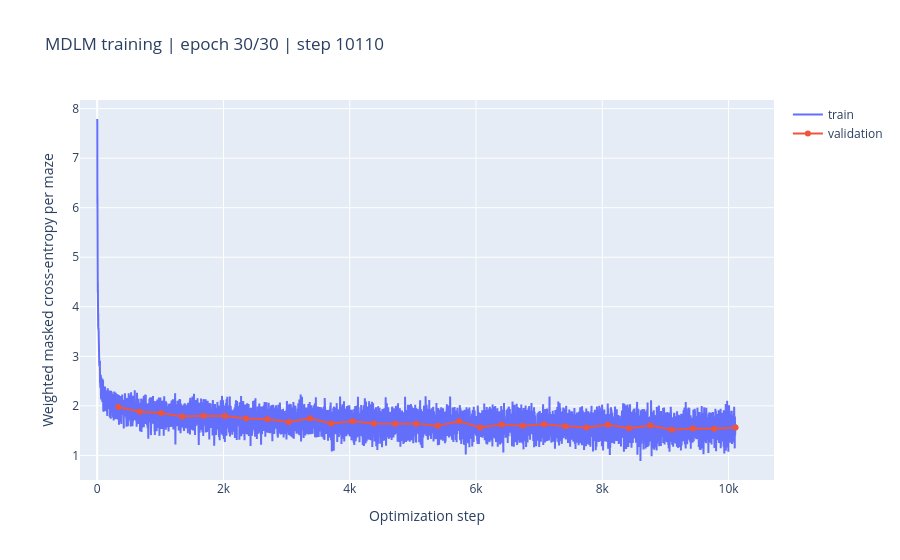

The cell this chart's notebook holds for it:
### Markdown cell above
## 4. MDLM Training

Sample a discrete timestep and mask pixels independently using its retention probability. The network predicts `p_theta(x_0 | z_t)` at every pixel. The absorbing-state SUBS parameterization reduces the discrete-time variational objective to a weighted masked cross-entropy: only masked locations contribute, weighted by the probability that a masked location is revealed in the reverse transition,

`(alpha_{t-1} - alpha_t) / (1 - alpha_t)`.

The loss below averages the timestep terms by sampling `t` uniformly. The live Plotly loss chart updates in place.

### Code cell
BATCH_SIZE = 32
EPOCHS = 30
LEARNING_RATE = 2e-4
PLOT_EVERY = 100

train_loader = DataLoader(
    TensorDataset(train_mazes), batch_size=BATCH_SIZE, shuffle=True, drop_last=True
)
val_loader = DataLoader(TensorDataset(val_mazes), batch_size=BATCH_SIZE, shuffle=False)
optimizer = torch.optim.AdamW(model.parameters(), lr=LEARNING_RATE)


def masked_diffusion_loss(maze_batch):
    x0 = maze_batch.to(DEVICE)
    timesteps = torch.randint(1, DIFFUSION_STEPS + 1, (x0.shape[0],), device=DEVICE)
    z_t = q_sample(x0, timesteps)
    logits_x0 = model(one_hot_states(z_t), timesteps)
    pixel_cross_entropy = F.cross_entropy(logits_x0, x0, reduction="none")
    masked = z_t.eq(MASK_TOKEN)
    masked_cross_entropy = (pixel_cross_entropy * masked).flatten(1).sum(dim=1)

    alpha_previous = alpha[timesteps - 1]
    alpha_current = alpha[timesteps]
    reveal_probability = (alpha_previous - alpha_current) / (1.0 - alpha_current)
    return (reveal_probability * masked_cross_entropy).mean()


@torch.no_grad()
def validation_loss():
    model.eval()
    values = [masked_diffusion_loss(batch).item() for (batch,) in val_loader]
    model.train()
    return float(np.mean(values))


model.train()
train_history, val_history = [], []
loss_fig = go.Figure()
loss_fig.add_scatter(name="train", mode="lines")
loss_fig.add_scatter(name="validation", mode="lines+markers")
loss_fig.update_layout(
    title="MDLM masked diffusion loss",
    xaxis_title="Optimization step",
    yaxis_title="Weighted masked cross-entropy per maze",
)
global_step = 0
for epoch in range(EPOCHS):
    for (batch,) in train_loader:
        optimizer.zero_grad(set_to_none=True)
        loss = masked_diffusion_loss(batch)
        loss.backward()
        optimizer.step()
        train_history.append(loss.item())
        global_step += 1
        if global_step % PLOT_EVERY == 0:
            loss_fig.data[0].x = list(range(1, len(train_history) + 1))
            loss_fig.data[0].y = train_history
            loss_fig.data[1].x = [step for step, _ in val_history]
            loss_fig.data[1].y = [value for _, value in val_history]
            loss_fig.update_layout(
                title=f"MDLM training | epoch {epoch + 1}/{EPOCHS} | step {global_step}"
            )
            clear_output(wait=True)
            display(loss_fig)
    epoch_train = float(np.mean(train_history[-len(train_loader) :]))
    epoch_validation = validation_loss()
    val_history.append((global_step, epoch_validation))
    loss_fig.data[0].x = list(range(1, len(train_history) + 1))
    loss_fig.data[0].y = train_history
    loss_fig.data[1].x = [step for step, _ in val_history]
    loss_fig.data[1].y = [value for _, value in val_history]
    loss_fig.update_layout(
        title=f"MDLM training | epoch {epoch + 1}/{EPOCHS} | step {global_step}"
    )
    clear_output(wait=True)
    display(loss_fig)
    print(
        f"Epoch {epoch + 1:02d}/{EPOCHS} | train={epoch_train:.4f} | val={epoch_validation:.4f}"
    )

print(f"Training complete | train={epoch_train:.4f} | val={epoch_validation:.4f}")

### Figure 1 — Plotly figure (JSON) as saved in the notebook; plotly's stock layout.template omitted (floating-point values rounded to 4 significant figures; data arrays with more than 128 entries replaced by an {"elided": "..."} marker saying what was removed)
{"data": [{"mode": "lines", "name": "train", "type": "scatter", "x": {"elided": "10110 int values"}, "y": {"elided": "10110 float values"}}, {"mode": "lines+markers", "name": "validation", "type": "scatter", "x": [337, 674, 1011, 1348, 1685, 2022, 2359, 2696, 3033, 3370, 3707, 4044, 4381, 4718, 5055, 5392, 5729, 6066, 6403, 6740, 7077, 7414, 7751, 8088, 8425, 8762, 9099, 9436, 9773, 10110], "y": [1.975, 1.88, 1.853, 1.785, 1.798, 1.793, 1.744, 1.727, 1.672, 1.75, 1.643, 1.691, 1.642, 1.641, 1.641, 1.596, 1.688, 1.565, 1.621, 1.597, 1.629, 1.588, 1.56, 1.62, 1.547, 1.603, 1.517, 1.542, 1.539, 1.564]}], "layout": {"title": {"text": "MDLM training | epoch 30/30 | step 10110"}, "xaxis": {"title": {"text": "Optimization step"}}, "yaxis": {"title": {"text": "Weighted masked cross-entropy per maze"}}}}
